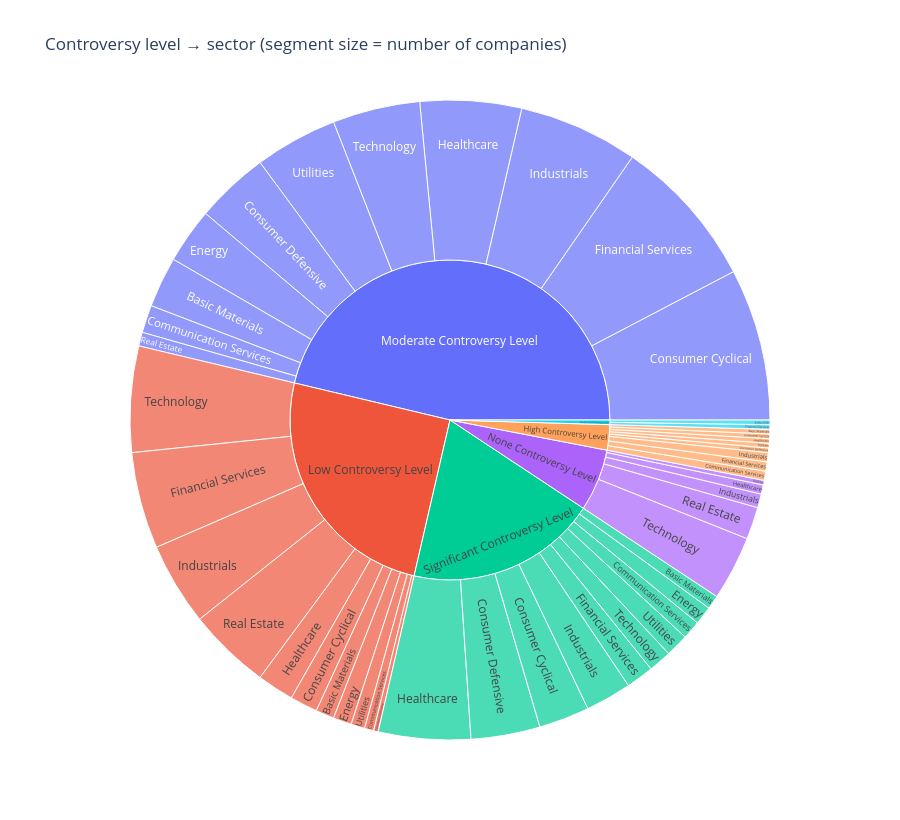

The code cell stored with this chart in its notebook:
### Markdown cell above
### Controversies

Beyond scores, the dataset flags a **controversy level** per company. A sunburst shows how controversies distribute across sectors — click a ring to focus.

### Code cell
cc = df.dropna(subset=["Controversy Level"])

fig = px.sunburst(cc, path=["Controversy Level", "Sector"],
                  title="Controversy level \u2192 sector (segment size = number of companies)")
fig.update_layout(height=820)
fig.show()

### Figure 1 — Plotly figure (JSON) as saved in the notebook; plotly's stock layout.template omitted (floating-point values rounded to 4 significant figures)
{"data": [{"branchvalues": "total", "domain": {"x": [0, 1], "y": [0, 1]}, "hovertemplate": "labels=%{label}<br>count=%{value}<br>parent=%{parent}<br>id=%{id}<extra></extra>", "ids": ["Moderate Controversy Level/Basic Materials", "Moderate Controversy Level/Consumer Cyclical", "Moderate Controversy Level/Healthcare", "Low Controversy Level/Industrials", "Moderate Controversy Level/Utilities", "Moderate Controversy Level/Financial Services", "Moderate Controversy Level/Energy", "Moderate Controversy Level/Real Estate", "Moderate Controversy Level/Technology", "Low Controversy Level/Real Estate", "Severe Controversy Level/Financial Services", "Low Controversy Level/Utilities", "None Controversy Level/Healthcare", "Moderate Controversy Level/Industrials", "Significant Controversy Level/Consumer Defensive", "Significant Controversy Level/Healthcare", "Low Controversy Level/Financial Services", "Significant Controversy Level/Financial Services", "Significant Controversy Level/Communication Services", "Low Controversy Level/Technology", "None Controversy Level/Real Estate", "High Controversy Level/Consumer Defensive", "None Controversy Level/Technology", "Moderate Controversy Level/Communication Services", "Moderate Controversy Level/Consumer Defensive", "Low Controversy Level/Communication Services", "Significant Controversy Level/Consumer Cyclical", "Low Controversy Level/Basic Materials", "Low Controversy Level/Energy", "Low Controversy Level/Consumer Cyclical", "Low Controversy Level/Healthcare", "Significant Controversy Level/Industrials", "Significant Controversy Level/Technology", "Significant Controversy Level/Energy", "High Controversy Level/Utilities", "Significant Controversy Level/Utilities", "Significant Controversy Level/Basic Materials", "High Controversy Level/Communication Services", "High Controversy Level/Financial Services", "High Controversy Level/Healthcare", "None Controversy Level/Industrials", "High Controversy Level/Consumer Cyclical", "High Controversy Level/Basic Materials", "Low Controversy Level/Consumer Defensive", "High Controversy Level/Industrials", "None Controversy Level/Utilities", "Severe Controversy Level/Industrials", "Moderate Controversy Level", "Low Controversy Level", "Severe Controversy Level", "None Controversy Level", "Significant Controversy Level", "High Controversy Level"], "labels": ["Basic Materials", "Consumer Cyclical", "Healthcare", "Industrials", "Utilities", "Financial Services", "Energy", "Real Estate", "Technology", "Real Estate", "Financial Services", "Utilities", "Healthcare", "Industrials", "Consumer Defensive", "Healthcare", "Financial Services", "Financial Services", "Communication Services", "Technology", "Real Estate", "Consumer Defensive", "Technology", "Communication Services", "Consumer Defensive", "Communication Services", "Consumer Cyclical", "Basic Materials", "Energy", "Consumer Cyclical", "Healthcare", "Industrials", "Technology", "Energy", "Utilities", "Utilities", "Basic Materials", "Communication Services", "Financial Services", "Healthcare", "Industrials", "Consumer Cyclical", "Basic Materials", "Consumer Defensive", "Industrials", "Utilities", "Industrials", "Moderate Controversy Level", "Low Controversy Level", "Severe Controversy Level", "None Controversy Level", "Significant Controversy Level", "High Controversy Level"], "name": "", "parents": ["Moderate Controversy Level", "Moderate Controversy Level", "Moderate Controversy Level", "Low Controversy Level", "Moderate Controversy Level", "Moderate Controversy Level", "Moderate Controversy Level", "Moderate Controversy Level", "Moderate Controversy Level", "Low Controversy Level", "Severe Controversy Level", "Low Controversy Level", "None Controversy Level", "Moderate Controversy Level", "Significant Controversy Level", "Significant Controversy Level", "Low Controversy Level", "Significant Controversy Level", "Significant Controversy Level", "Low Controversy Level", "None Controversy Level", "High Controversy Level", "None Controversy Level", "Moderate Controversy Level", "Moderate Controversy Level", "Low Controversy Level", "Significant Controversy Level", "Low Controversy Level", "Low Controversy Level", "Low Controversy Level", "Low Controversy Level", "Significant Controversy Level", "Significant Controversy Level", "Significant Controversy Level", "High Controversy Level", "Significant Controversy Level", "Significant Controversy Level", "High Controversy Level", "High Controversy Level", "High Controversy Level", "None Controversy Level", "High Controversy Level", "High Controversy Level", "Low Controversy Level", "High Controversy Level", "None Controversy Level", "Severe Controversy Level", "", "", "", "", "", ""], "type": "sunburst", "values": [11, 33, 22, 18, 18, 33, 12, 3, 19, 18, 1, 3, 2, 26, 15, 20, 21, 6, 4, 23, 7, 1, 14, 6, 16, 2, 11, 4, 4, 6, 8, 10, 5, 4, 1, 5, 3, 2, 2, 1, 3, 1, 1, 1, 2, 1, 1, 199, 108, 2, 27, 83, 11]}], "layout": {"height": 820, "legend": {"tracegroupgap": 0}, "title": {"text": "Controversy level → sector (segment size = number of companies)"}}}
